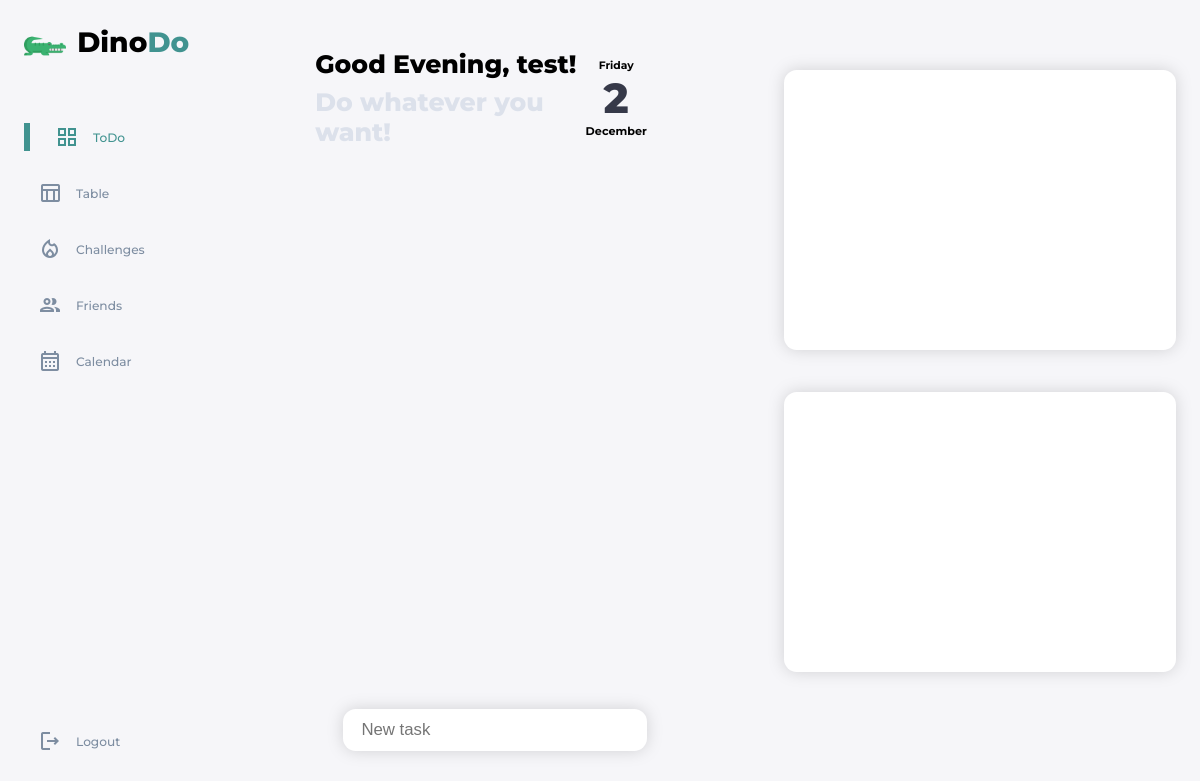
Page / (signed in) on the earlier database version.
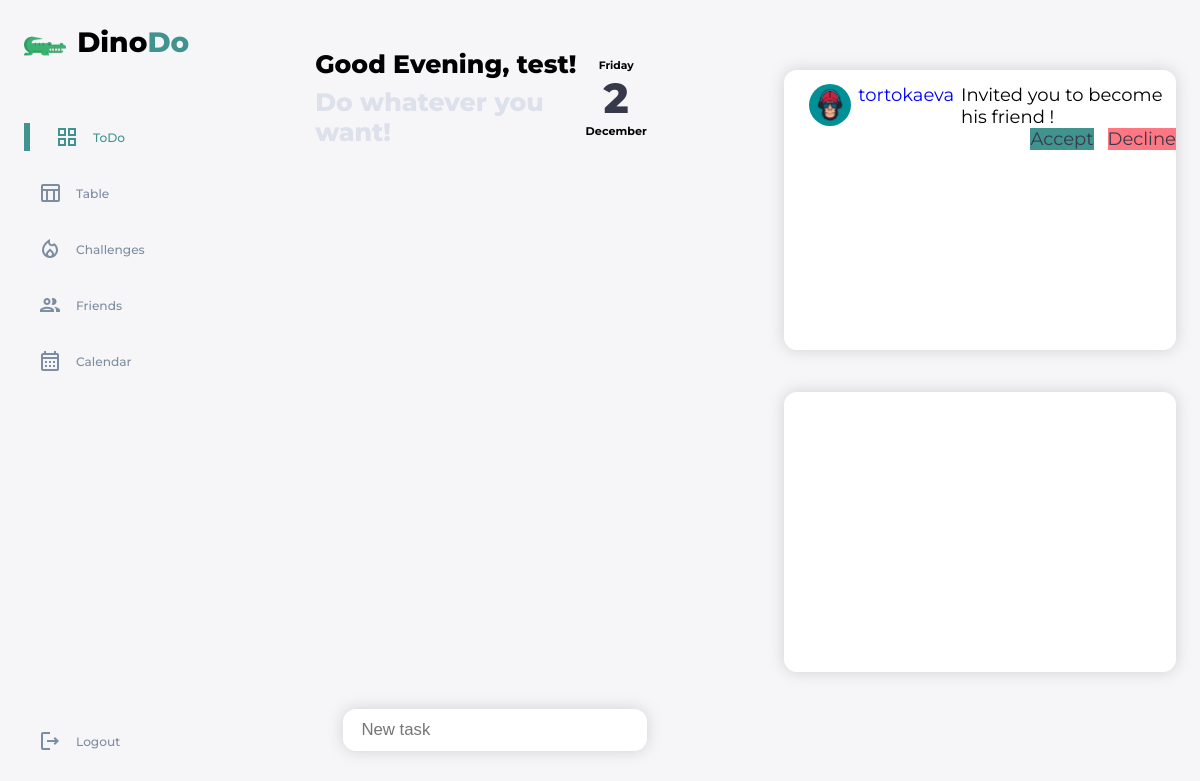
Same page on the later database version.
### main/models.py (models this page shows, shortened)
class Relationship(models.Model):
    STATUS_CHOICES = [
        ('send', 'send'),
        ('accepted', 'accepted'),
    ]
    sender = models.ForeignKey(Profile, on_delete=models.CASCADE, related_name='sender')
    receiver = models.ForeignKey(Profile, on_delete=models.CASCADE, related_name='receiver')
    status = models.CharField(max_length=8, choices=STATUS_CHOICES)
    updated = models.DateTimeField(auto_now=True)
    created = models.DateTimeField(auto_now_add=True)
    class Meta:
        unique_together = ('sender', 'receiver')

class Profile(models.Model):
    user = models.OneToOneField(User, on_delete=models.CASCADE)
    photo = models.CharField(max_length=255, blank=True, null=False, default='main/default_avatar.jpg')
    experience = models.IntegerField(blank=True, null=False, default=0)
    levels = models.IntegerField(blank=True, null=False, default=0)
    friends = models.ManyToManyField(User, blank=True, related_name='friends')
    def __str__(self):
        return self.user.username

### main/views.py (the view)
# urls.py: path('', views.mainPage , name='main'),
@login_required(login_url='login', redirect_field_name='')
def mainPage(request):
    my_time = datetime.datetime.utcnow()
    day = my_time.day
    month = my_time.strftime("%B")
    weekday = my_time.strftime('%A')
    if request.method == 'POST':
        if request.POST['new-task']:
            task = Task(title=request.POST['new-task'], user=request.user)
            task.save()
            return redirect('main')
    challenges = UserChallenge.objects.filter(participant=request.user)
    tasks = Task.objects.filter(user=request.user)
    relationship = Relationship.objects.filter(receiver=request.user.profile).filter(status='send')
    profile = Profile.objects.get(user=request.user)
    context = {'tasks': tasks, 'challenges': challenges, 'day': day, 'month': month, 'weekday': weekday,'profile': profile, 'relationship':relationship}
    return render(request, 'main/main.html', context)

### main/templates/main/main.html (shortened to what this page needs)
{% extends 'main/base.html' %}
{% load static %}
{% block content %}
  <main>
      <div class="top-main">
        <div class="main-text">
          <h1>Good Evening, {{request.user}}!</h1>
          <h1 class="second">Do whatever you want!</h1>
        </div>
        <div class="date-main">
          <h5>{{weekday}}</h5>
          <span class="date-int">{{day}}</span>
          <h4>{{month}}</h4>
        </div>
      </div>
      <div class="tasks">
        <div class="active-tasks">
        </div>
        <form method="post">
          <div class="new-task">
            <div class="task-card-new">
              <input type="text" placeholder="New task" class="task-input" name="new-task" id="new-task">
            </div>
          </div>
        </form>
      </div>
    </main>
  <div class="rightside">
      <div class="challenges">
        <div class="card-right">
            {% for relation in relationship %}
          <div class="card-mini">
              <div class="card-mini-left">
                  <span><img src="{% static relation.sender.photo %}"></span>
              </div>
              <div class="rightt">
                  <div class="friendss-text">
                      <a href=""><span>{{relation.sender}}</span></a>
                      <span>Invited you to become his friend !</span>
                  </div>
                  <div class="acceptdecline">
                      <a href="{% url 'accept_relationship' profile_id=relation.sender.id %}"><span class="accept">Accept</span></a>
                      <a href="{% url 'decline_relationship' profile_id=relation.sender.id %}"><span class="decline">Decline</span></a>
                  </div>
              </div>
          </div>
            {% endfor %}
        </div>
      </div>
      <div class="notifications">
        <div class="card-right">
        </div>
      </div>
    </div>
{% endblock %}

### main/templates/main/base.html (shortened to what this page needs)
{% load static %}
<!DOCTYPE html>
<html lang="en">
<head>
  <link rel="stylesheet" href="{% static 'main/main.css' %}">
</head>
<body>
  <div class="container">
    <aside>
      <div class="top">
        <div class="logo">
          <img src="{% static 'main/alligator.png'%}">
          <span class="logo-text">Dino<span class="success">Do</span></span>
        </div>
      </div>
      <div class="sidebar">
        <a href="{% url 'main' %}" {% if request.path == "/" %}class="active"{% endif %}>
          <span class="material-icons-outlined" >grid_view</span>
          <h3>ToDo</h3>
        </a>
        <a href="#">
          <span class="material-icons-outlined">table_chart</span>
          <h3>Table</h3>
        </a>
        <a href="#">
          <span class="material-icons-outlined">local_fire_department</span>
          <h3>Challenges</h3>
        </a>
        <a href="{% url 'friends' %}" {% if request.path == "/friends/" %}class="active"{% endif %}>
          <span class="material-icons-outlined">group</span>
          <h3>Friends</h3>
        </a>
        <a href="#">
          <span class="material-icons-outlined">calendar_month</span>
          <h3>Calendar</h3>
        </a>
        <a href="{% url 'logout' %}" >
          <span class="material-icons-outlined">logout</span>
          <h3>Logout</h3>
        </a>
      </div>
    </aside>
    {% block content %}
    {% endblock %}
  </div>
</body>
</html>

### main/static/main/main.css (style rules this page uses)
.material-icons-outlined { font-variation-settings: 'FILL' 0, 'wght' 200, 'GRAD' 0, 'opsz' 48 }
:root { --color-primary: #419390; --color-danger: #ff7782; --color-success: #419390; --color-warning: #ffbb55; --color-white: #ffffff; --color-info-dark: #7d8da1; --color-info-light: #dce1eb; --color-dark: #363949; --color-light: rgba(132, 139, 200, 0.18); --color-primary-variant: #111e88; --color-dark-variant: #677483; --color-background: #f6f6f9; --card-border-radius: 2rem; --border-radius-1: 0.4rem; --border-radius-2: 0.8rem; --border-radius-3: 1.2rem; --card-padding: 1.2rem; --padding-1: 1.2rem; --box-shadow: 0 2rem 3rem var(--color-light); }
* { margin: 0; padding: 0; text-decoration: none; list-style: none; box-sizing: border-box; }
html { font-size: 14px; }
body { width: 100vw; height: 100vh; font-family: 'montserrat', sans-serif; font-size: 0.88rem; background: var(--color-background); overflow-x: hidden; overflow-y: hidden; }
a { color: var(--color-dark); }
img { display: block; width: 100%; }
h1 { font-weight: 800; font-size: 1.8rem; }
h3 { font-size: 0.87rem; }
h4 { font-size: 0.8rem; }
h5 { font-size: 0.77rem; }
.success { color: var(--color-success); }
.container { display: grid; width: 96%; margin: 0 auto; gap: 1.8rem; grid-template-columns: 14rem auto 28rem; }
aside { height: 100vh; }
aside .top { display: flex; align-items: center; justify-content: space-between; margin-top: 1.8rem; }
aside .logo { display: flex; gap: 0.8rem; }
aside .logo-text { font-size: 2rem; font-weight: 800; }
img { height: 3rem; width: 3rem; }
aside .sidebar { display: flex; flex-direction: column; height: 86vh; position: relative; top: 3rem; }
aside h3 { font-weight: 500; }
aside .sidebar a { display: flex; color: var(--color-info-dark); margin: 1rem; gap: 1rem; align-items: center; position: relative; height: 2rem; transition: all 300ms ease; }
aside .sidebar a span { transition: all 300ms ease; }
aside .sidebar a:last-child { position: absolute; bottom: 2rem; width: 100%; }
aside .sidebar a.active { color: var(--color-primary); margin-left: 0; }
aside .sidebar a.active:before { content: ''; width: 6px; height: 100%; background: var(--color-primary) }
aside .sidebar a.active span { color: var(--color-primary); margin-left: calc(1rem - 3px); }
main { height: 100vh; padding-left: 5rem; display: grid; grid-template-rows: 14rem auto; padding-right: 6rem; }
.top-main { display: flex; align-items: center; justify-content: space-between; }
.date-main { align-items: center; display: flex; flex-direction: column; margin-right: 2rem; }
.date-int { font-size: 3rem; color: var(--color-dark); font-weight: 800; }
.second { margin-top: 0.6rem; color: var(--color-info-light); }
.tasks { display: grid; grid-template-rows: auto 7rem; }
.active-tasks { height: 28rem; overflow-y: auto; }
.task-card-new { background: var(--color-white); border-radius: 13px; padding: 0.8rem; margin: 0.5rem 2rem 1.2rem; filter: drop-shadow(0px 0px 8px rgba(0,0,0,0.15)); display: flex; }
.task-input { margin-left: 0.5rem; font-size: 1.2rem; width: 100%; outline: 0; appearance: none; border: 0; }
.rightside { display: flex; flex-direction: column; padding: 5rem 0 5rem; }
.card-right { height: 20rem; background-color: var(--color-white); filter: drop-shadow(0px 0px 8px rgba(0,0,0,0.15)); border-radius: 13px; overflow-y: scroll; margin-bottom: 3rem; }
.card-mini { height: 5rem; margin: 1rem 0 1rem; display: flex; padding-left: 1.8rem; }
.card-mini-left { display: flex; }
.card-mini-left img { height: 3rem; width: 3rem; border-radius: 50%; justify-content: center; }
.rightt { display: flex; flex-direction: column; }
.friendss-text { display: flex; justify-content: center; font-size: 18px; }
.friendss-text a { display: flex; justify-content: center; margin-right: 0.5rem; margin-left: 0.5rem; color: blue; }
.acceptdecline { display: flex; justify-content: end; gap: 1rem; }
.accept { background-color: #419390; font-size: 18px; }
.decline { background-color: #ff7782; font-size: 18px; }

Differences in the rows shown:
added Relationship: sender.photo (placeholder picture), sender "tortokaeva"
